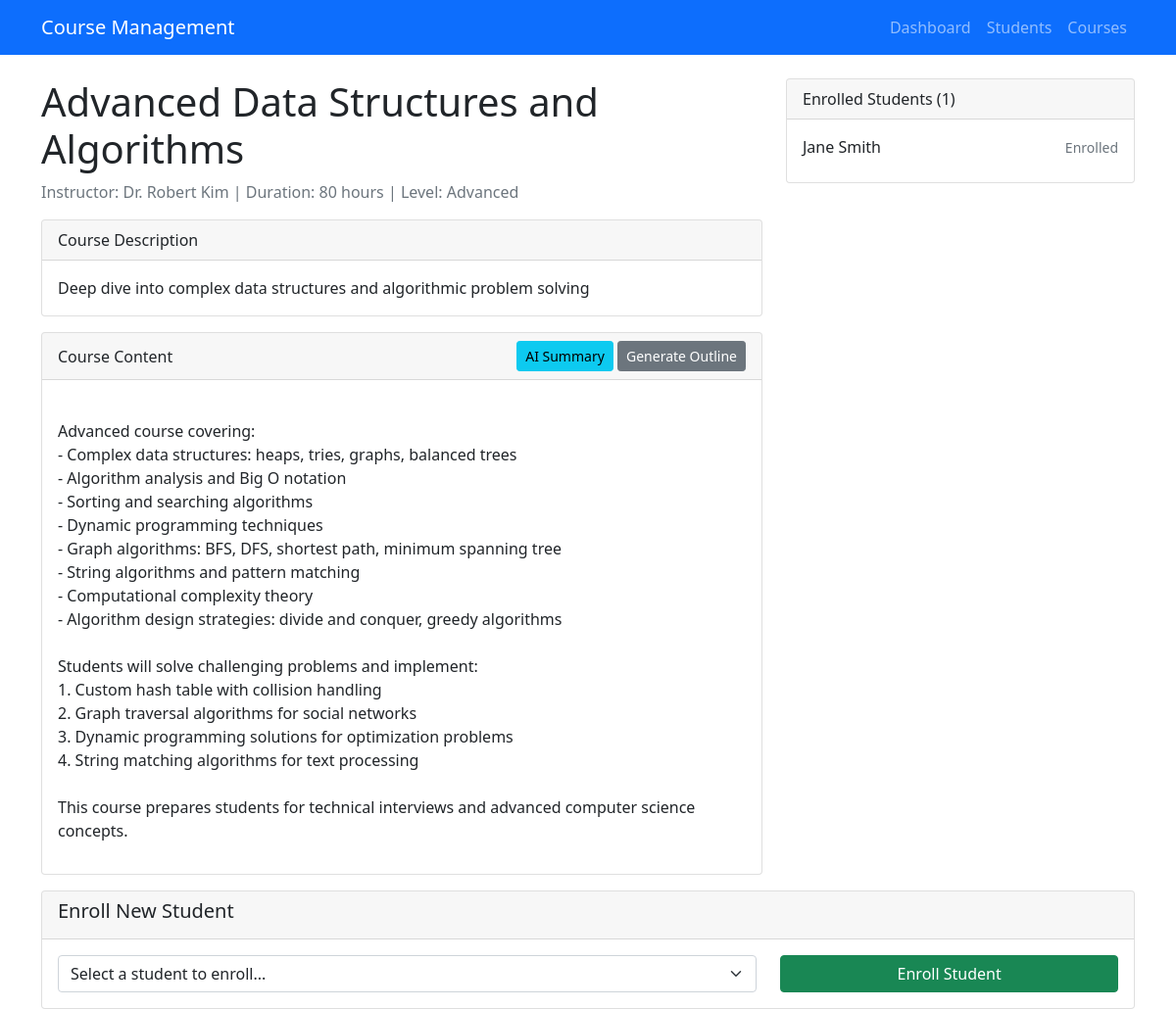
/course/3, run on the app's committed database.
### tables this page shows
CREATE TABLE courses (
                id INTEGER PRIMARY KEY AUTOINCREMENT,
                title TEXT NOT NULL,
                description TEXT,
                content TEXT NOT NULL,
                instructor TEXT,
                duration_hours INTEGER,
                difficulty_level TEXT CHECK(difficulty_level IN ('Beginner', 'Intermediate', 'Advanced')),
                created_at TIMESTAMP DEFAULT CURRENT_TIMESTAMP
            );

CREATE TABLE enrollments (
                id INTEGER PRIMARY KEY AUTOINCREMENT,
                student_id INTEGER,
                course_id INTEGER,
                enrollment_date DATE DEFAULT CURRENT_DATE,
                completion_status TEXT DEFAULT 'Enrolled' CHECK(completion_status IN ('Enrolled', 'In Progress', 'Completed', 'Dropped')),
                FOREIGN KEY (student_id) REFERENCES students (id) ON DELETE CASCADE,
                FOREIGN KEY (course_id) REFERENCES courses (id) ON DELETE CASCADE,
                UNIQUE(student_id, course_id)
            );

CREATE TABLE students (
                id INTEGER PRIMARY KEY AUTOINCREMENT,
                name TEXT NOT NULL,
                email TEXT UNIQUE NOT NULL,
                phone TEXT,
                enrollment_date DATE DEFAULT CURRENT_DATE,
                created_at TIMESTAMP DEFAULT CURRENT_TIMESTAMP
            );

### app.py (the view)
@app.route('/course/<int:course_id>')
def course_detail(course_id):
    course = course_model.get_by_id(course_id)
    enrolled_students = enrollment_model.get_course_students(course_id)
    return render_template('course_detail.html', course=course, students=enrolled_students)

### models.py (called while the page is built)
    def get_connection(self):
        conn = sqlite3.connect(self.db_name)
        conn.row_factory = sqlite3.Row
        return conn

    def get_by_id(self, course_id):
        conn = self.db.get_connection()
        course = conn.execute('SELECT * FROM courses WHERE id = ?', (course_id,)).fetchone()
        conn.close()
        return course

    def get_course_students(self, course_id):
        conn = self.db.get_connection()
        students = conn.execute('''
            SELECT s.*, e.enrollment_date, e.completion_status
            FROM students s
            JOIN enrollments e ON s.id = e.student_id
            WHERE e.course_id = ?
            ORDER BY e.enrollment_date DESC
        ''', (course_id,)).fetchall()
        conn.close()
        return students

### templates/course_detail.html (shortened to what this page needs)
{% extends "base.html" %}
{% block content %}
<div class="row">
    <div class="col-md-8">
        <h1>{{ course.title }}</h1>
        <p class="text-muted">Instructor: {{ course.instructor }} | Duration: {{ course.duration_hours }} hours | Level: {{ course.difficulty_level }}</p>
        <div class="card mt-3">
            <div class="card-header">
                Course Description
            </div>
            <div class="card-body">
                {{ course.description }}
            </div>
        </div>
        <div class="card mt-3">
            <div class="card-header d-flex justify-content-between align-items-center">
                Course Content
                <div>
                    <button class="btn btn-sm btn-info" onclick="summarizeContent()">AI Summary</button>
                    <button class="btn btn-sm btn-secondary" onclick="generateOutline()">Generate Outline</button>
                </div>
            </div>
            <div class="card-body">
                <div style="white-space: pre-line;">{{ course.content }}</div>
            </div>
        </div>
    </div>
    <div class="col-md-4">
        <div class="card">
            <div class="card-header">
                Enrolled Students ({{ students|length }})
            </div>
            <div class="card-body">
                {% for student in students %}
                    <div class="d-flex justify-content-between align-items-center mb-2">
                        <span>{{ student.name }}</span>
                        <small class="text-muted">{{ student.completion_status }}</small>
                    </div>
                {% endfor %}
            </div>
        </div>
    </div>
</div>
<div class="card mt-3">
    <div class="card-header">
        <h5>Enroll New Student</h5>
    </div>
    <div class="card-body">
        <form method="POST" action="{{ url_for('enroll_student') }}">
            <div class="row">
                <div class="col-md-8">
                    <select class="form-select" name="student_id" required>
                        <option value="">Select a student to enroll...</option>
                    </select>
                </div>
                <div class="col-md-4">
                    <button type="submit" class="btn btn-success w-100">Enroll Student</button>
                </div>
            </div>
        </form>
    </div>
</div>
{% endblock %}

### data on the page
courses: title "Advanced Data Structures and Algorithms", instructor "Dr. Robert Kim", duration_hours "80", difficulty_level "Advanced", description "Deep dive into complex data structures and algorithmic problem solving", content "Advanced course covering: - Complex data structures: heaps, tries, graphs, balanced trees - Algorithm analysis and Big O notation - Sorting and searching algorithms - Dynamic programming techniques - Graph algorithms: BFS, DFS, shortest path, minimum spanning tree - String algorithms and pattern matching - Computational complexity theory - Algorithm design strategies: divide and conquer, greedy algorithms Students will solve challenging problems and implement: 1. Custom hash table with collision handling 2. Graph traversal algorithms for social networks 3. Dynamic programming solutions for optimization problems 4. String matching algorithms for text processing This course prepares students…"
enrollments: name "Jane Smith", completion_status "Enrolled"

### other printed values
{{ students|length }} "1"
